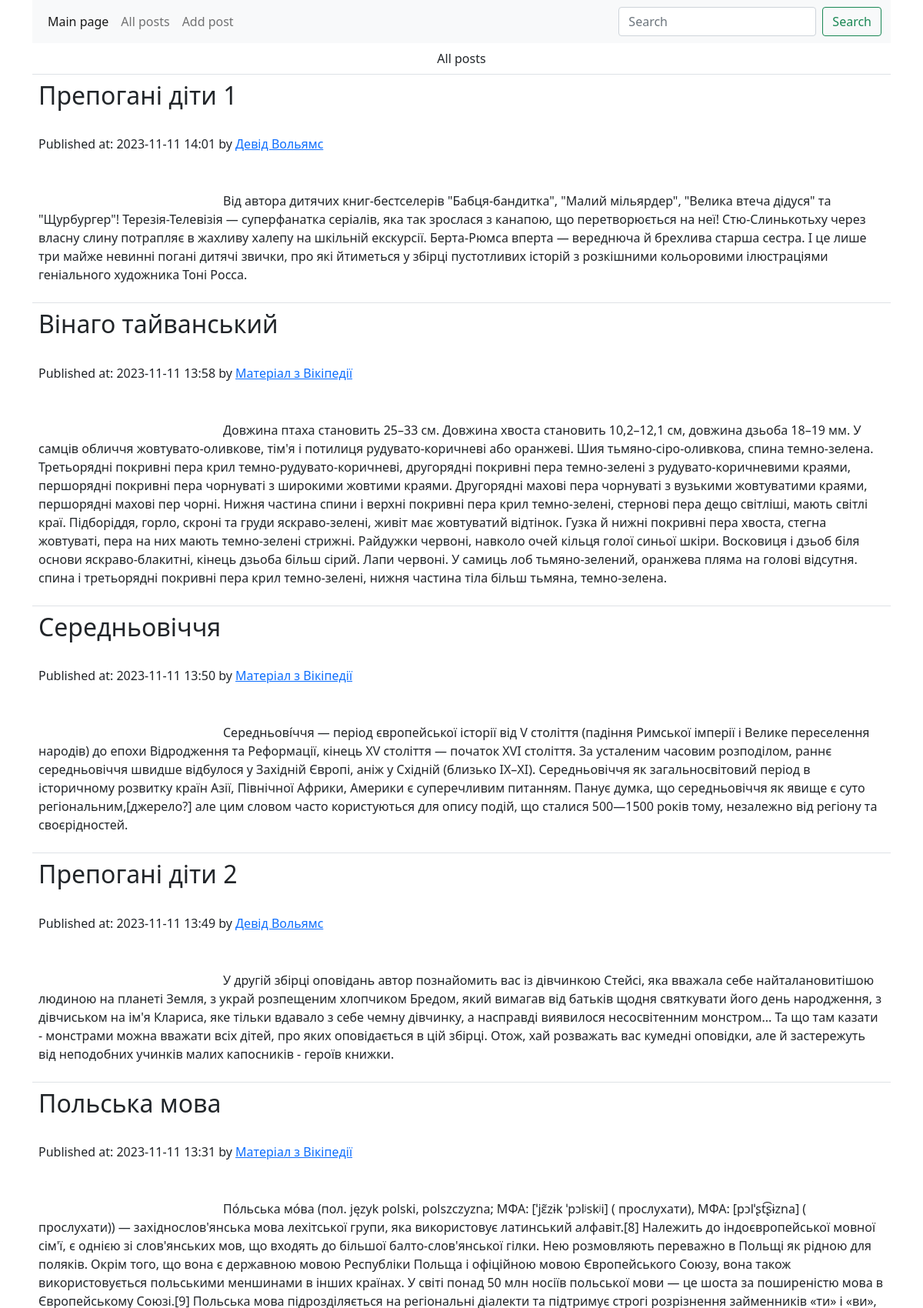
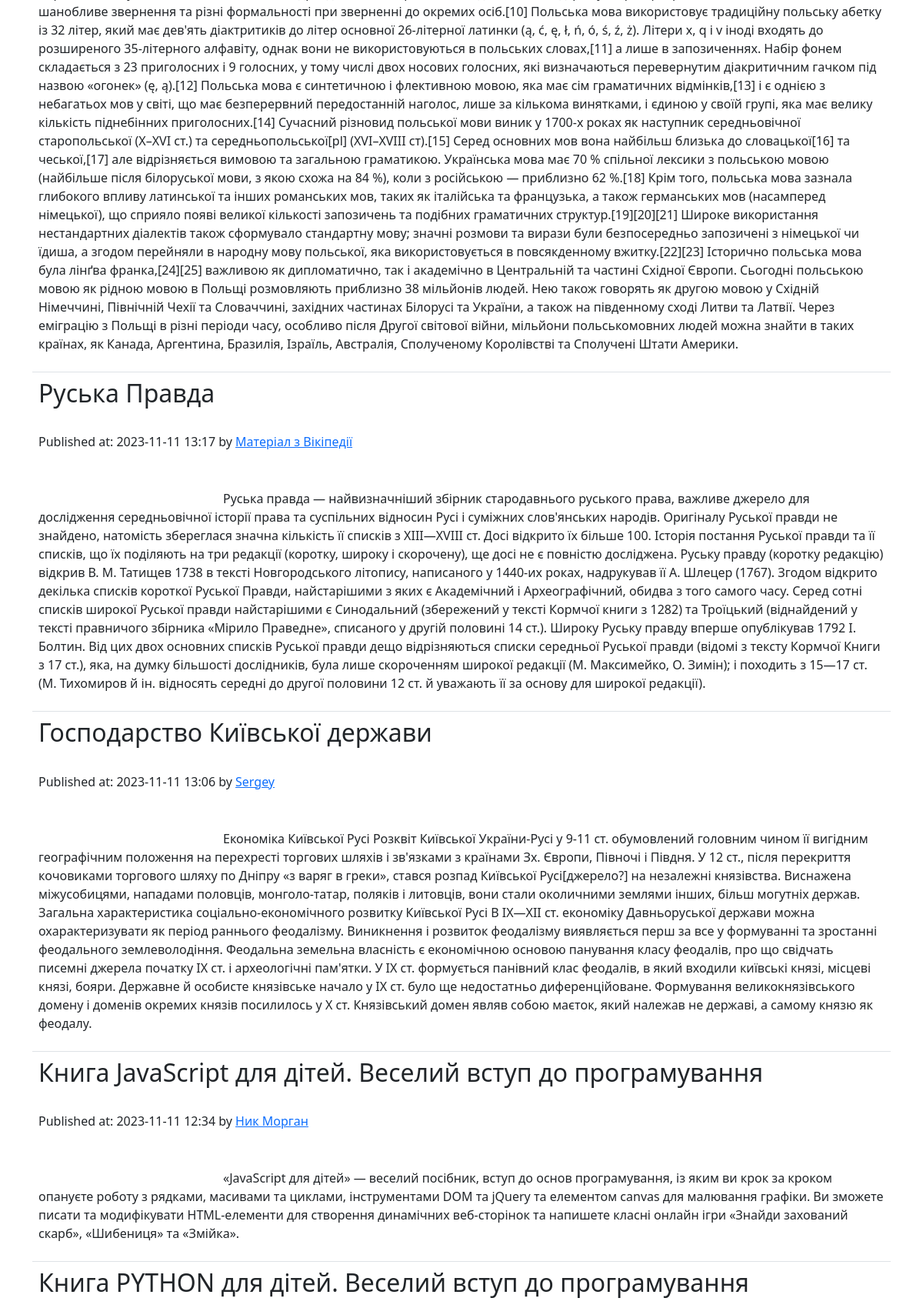
Screenshot of /search (upper part) with the database file from the repository (2 pictures, top to bottom).
### tables this page shows
CREATE TABLE records(
                    id INTEGER PRIMARY KEY AUTOINCREMENT NOT NULL,
                    title VARCHAR(100) NOT NULL,
                    author VARCHAR(50) NOT NULL,
                    description TEXT NOT NULL,
                    article_image TEXT NOT NULL,
                    creation_date VARCHAR(50) NOT NULL
                );

### main.py (the view)
@app.get("/all_posts", tags=['WEB'])
@app.post("/search", tags=['WEB'])
@app.get("/search", tags=['WEB'])
def all_posts(request: Request, search_post: str = Form(None)):
    if search_post:
        result = db.get_posts_by_search(search_field=search_post)
    else:
        result = db.get_posts_by_search()
    posts_serialized = _serialize_posts(result)
    context = {
        'title': f'Founded {len(result)} posts for search: {search_post}' if search_post else 'All posts',
        'request': request,
        'posts': posts_serialized,
    }
    return templates.TemplateResponse('all_posts.html', context=context)

### templates/all_posts.html (shortened to what this page needs)
{% extends 'base.html' %}
{% block content %}
    <table class="table">
        <tbody>
        <tr>
            <td align="center">{{ title }}</td>
        </tr>
        {% for post in posts %}
            <tr>
                <td>
                    <h2>{{ post.title }}</h2><br>
                    Published at: {{ post.creation_date }} by <a href="/author/{{ post.author }}">{{ post.author }}</a><br>
                    <p class="indented-text">{{ post.description }}</p>
                </td>
            </tr>
        {% endfor %}
        </tbody>
    </table>
{% endblock %}

### templates/base.html (shortened to what this page needs)
<!DOCTYPE html>
<html lang="en">
<head>
    <link href="https://cdn.jsdelivr.net/npm/bootstrap@5.0.2/dist/css/bootstrap.min.css" rel="stylesheet"
>
</head>
<body>
<div class="container">
    <nav class="navbar navbar-expand-lg navbar-light bg-light">
        <div class="container-fluid">
            <div class="collapse navbar-collapse" id="navbarSupportedContent">
                <ul class="navbar-nav me-auto mb-2 mb-lg-0">
                    <li class="nav-item">
                        <a class="nav-link active" aria-current="page" href="/">Main page</a>
                    </li>
                    <li class="nav-item">
                        <a class="nav-link" href="/all_posts">All posts</a>
                    </li>
                    <li class="nav-item">
                        <a class="nav-link" href="/add_post">Add post</a>
                    </li>
                </ul>
                <form class="d-flex" method="post" action="/search">
                    <input name="search_post" class="form-control me-2" type="search" placeholder="Search"
                           aria-label="Search">
                    <button class="btn btn-outline-success" type="submit">Search</button>
                </form>
            </div>
        </div>
    </nav>
    {% block content %}
    {% endblock %}
</div>
</body>
</html>

### templates/base.html (style rules this page uses)
.indented-text { margin-top: 50px; text-indent: 20px; }

### rows the page displays
records: title "Препогані діти 1", creation_date "2023-11-11 14:01", author "Девід Вольямс", description "Від автора дитячих книг-бестселерів \"Бабця-бандитка\", \"Малий мільярдер\", \"Велика втеча дідуся\" та \"Щурбургер\"! Терезія-Телевізія — суперфанатка серіалів, яка так зрослася з канапою, що перетворюється на неї! Стю-Слинькотьху через власну слину потрапляє в жахливу халепу на шкільній екскурсії. Берта-Рюмса вперта — вереднюча й брехлива старша сестра. І це лише три майже невинні погані дитячі звички, про які йтиметься у збірці пустотливих історій з розкішними кольоровими ілюстраціями геніального художника Тоні Росса."
records: title "Вінаго тайванський", creation_date "2023-11-11 13:58", author "Матеріал з Вікіпедії", description "Довжина птаха становить 25–33 см. Довжина хвоста становить 10,2–12,1 см, довжина дзьоба 18–19 мм. У самців обличчя жовтувато-оливкове, тім'я і потилиця рудувато-коричневі або оранжеві. Шия тьмяно-сіро-оливкова, спина темно-зелена. Третьорядні покривні пера крил темно-рудувато-коричневі, другорядні покривні пера темно-зелені з рудувато-коричневими краями, першорядні покривні пера чорнуваті з широкими жовтими краями. Другорядні махові пера чорнуваті з вузькими жовтуватими краями, першорядні махові пер чорні. Нижня частина спини і верхні покривні пера крил темно-зелені, стернові пера дещо світліші, мають світлі краї. Підборіддя, горло, скроні та груди яскраво-зелені, живіт має жовтуватий…"
records: title "Середньовіччя", creation_date "2023-11-11 13:50", author "Матеріал з Вікіпедії", description "Середньові́ччя — період європейської історії від V століття (падіння Римської імперії і Велике переселення народів) до епохи Відродження та Реформації, кінець XV століття — початок XVI століття. За усталеним часовим розподілом, раннє середньовіччя швидше відбулося у Західній Європі, аніж у Східній (близько IX–XI). Середньовіччя як загальносвітовий період в історичному розвитку країн Азії, Північної Африки, Америки є суперечливим питанням. Панує думка, що середньовіччя як явище є суто регіональним,[джерело?] але цим словом часто користуються для опису подій, що сталися 500—1500 років тому, незалежно від регіону та своєрідностей."
records: title "Препогані діти 2", creation_date "2023-11-11 13:49", author "Девід Вольямс", description "У другій збірці оповідань автор познайомить вас із дівчинкою Стейсі, яка вважала себе найталановитішою людиною на планеті Земля, з украй розпещеним хлопчиком Бредом, який вимагав від батьків щодня святкувати його день народження, з дівчиськом на ім'я Клариса, яке тільки вдавало з себе чемну дівчинку, а насправді виявилося несосвітенним монстром... Та що там казати - монстрами можна вважати всіх дітей, про яких оповідається в цій збірці. Отож, хай розважать вас кумедні оповідки, але й застережуть від неподобних учинків малих капосників - героїв книжки."
records: title "Польська мова", creation_date "2023-11-11 13:31", author "Матеріал з Вікіпедії", description "По́льська мо́ва (пол. język polski, polszczyzna; МФА: [ˈjɛ̃zɨk ˈpɔlʲskʲi] ( прослухати), МФА: [pɔlˈʂt͡ʂɨzna] ( прослухати)) — західнослов'янська мова лехітської групи, яка використовує латинський алфавіт.[8] Належить до індоєвропейської мовної сім'ї, є однією зі слов'янських мов, що входять до більшої балто-слов'янської гілки. Нею розмовляють переважно в Польщі як рідною для поляків. Окрім того, що вона є державною мовою Республіки Польща і офіційною мовою Європейського Союзу, вона також використовується польськими меншинами в інших країнах. У світі понад 50 млн носіїв польської мови — це шоста за поширеністю мова в Європейському Союзі.[9] Польська мова підрозділяється на регіональні…"
records: title "Руська Правда", creation_date "2023-11-11 13:17", author "Матеріал з Вікіпедії", description "Руська правда — найвизначніший збірник стародавнього руського права, важливе джерело для дослідження середньовічної історії права та суспільних відносин Русі і суміжних слов'янських народів. Оригіналу Руської правди не знайдено, натомість збереглася значна кількість її списків з ХІІІ—XVIII ст. Досі відкрито їх більше 100. Історія постання Руської правди та її списків, що їх поділяють на три редакції (коротку, широку і скорочену), ще досі не є повністю досліджена. Руську правду (коротку редакцію) відкрив В. М. Татищев 1738 в тексті Новгородського літопису, написаного у 1440-их роках, надрукував її А. Шлецер (1767). Згодом відкрито декілька списків короткої Руської Правди, найстарішими з яких…"
records: title "Господарство Київської держави", creation_date "2023-11-11 13:06", author "Sergey", description "Економіка Київської Русі Розквіт Київської України-Русі у 9-11 ст. обумовлений головним чином її вигідним географічним положення на перехресті торгових шляхів і зв'язками з країнами Зх. Європи, Півночі і Півдня. У 12 ст., після перекриття кочовиками торгового шляху по Дніпру «з варяг в греки», стався розпад Київської Русі[джерело?] на незалежні князівства. Виснажена міжусобицями, нападами половців, монголо-татар, поляків і литовців, вони стали околичними землями інших, більш могутніх держав. Загальна характеристика соціально-економічного розвитку Київської Русі В IX—XII ст. економіку Давньоруської держави можна охарактеризувати як період раннього феодалізму. Виникнення і розвиток феодалізму…"
records: title "Книга JavaScript для дітей. Веселий вступ до програмування", creation_date "2023-11-11 12:34", author "Ник Морган", description "«JavaScript для дітей» — веселий посібник, вступ до основ програмування, із яким ви крок за кроком опануєте роботу з рядками, масивами та циклами, інструментами DOM та jQuery та елементом canvas для малювання графіки. Ви зможете писати та модифікувати HTML-елементи для створення динамічних веб-сторінок та напишете класні онлайн ігри «Знайди захований скарб», «Шибениця» та «Змійка»."
records: title "Книга PYTHON для дітей. Веселий вступ до програмування"

### other values shown
{{ title }} "All posts"
